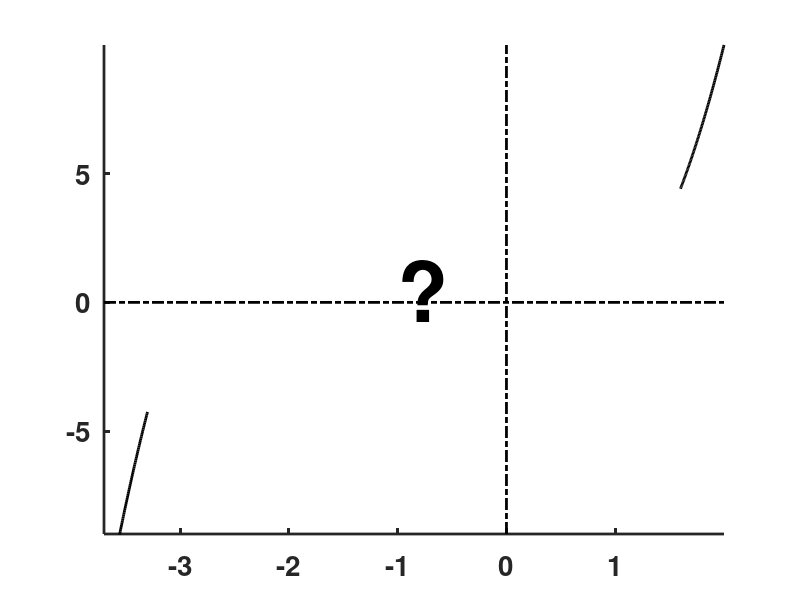

MATLAB code for this plot:
clear;  figure('Position',[100 100 400 400],'Color',[1 1 1]); clf;  hold on; 

xy=[-3.7 2 -9 10];
xx=linspace(-3.7,-3.3,100);  ym1=xx.^3+2*xx.^2-3*xx;  plot(xx,ym1,'k','LineWidth',2)
xx=linspace(1.6,2,100);  ym1=xx.^3+2*xx.^2-3*xx;  plot(xx,ym1,'k','LineWidth',2)
set(gca,'LineWidth',2); 
axis(xy); axis manual;
plot([xy(1) xy(2)],[0 0],'k-.','LineWidth',2);
plot([0 0],[xy(3) xy(4)],'k-.','LineWidth',2);
set(gca,'XTick',[-3 -2 -1 0 1],'YTick',[-5 0 5],'FontSize',20,'FontWeight','bold');

text(-1,0.5,'?','FontSize',60,'FontWeight','bold')
 % %export to eps (change path and file name accordingly)
 print('-depsc2',sprintf('C:\\Documents and Settings\\ajay\\Desktop\\BootCampFig_1203\\BC_2003\\matlab\\fig9a'));
